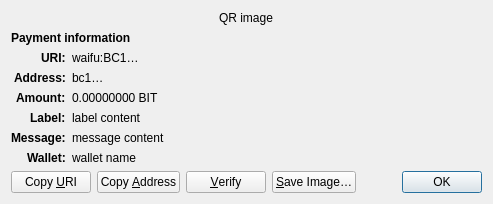
<?xml version="1.0" encoding="UTF-8"?>
<ui version="4.0">
 <class>ReceiveRequestDialog</class>
 <widget class="QDialog" name="ReceiveRequestDialog">
  <property name="geometry">
   <rect>
    <x>0</x>
    <y>0</y>
    <width>413</width>
    <height>229</height>
   </rect>
  </property>
  <property name="windowTitle">
   <string>Request payment to …</string>
  </property>
  <layout class="QGridLayout" name="gridLayout" columnstretch="0,1">
   <property name="sizeConstraint">
    <enum>QLayout::SetFixedSize</enum>
   </property>
   <item row="0" column="0" colspan="2" alignment="Qt::AlignHCenter">
    <widget class="QRImageWidget" name="qr_code">
     <property name="text">
      <string notr="true">QR image</string>
     </property>
     <property name="textInteractionFlags">
      <set>Qt::NoTextInteraction</set>
     </property>
    </widget>
   </item>
   <item row="1" column="0" colspan="2">
    <widget class="QLabel" name="payment_header">
     <property name="font">
      <font>
       <weight>75</weight>
       <bold>true</bold>
      </font>
     </property>
     <property name="text">
      <string>Payment information</string>
     </property>
     <property name="textInteractionFlags">
      <set>Qt::NoTextInteraction</set>
     </property>
    </widget>
   </item>
   <item row="2" column="0" alignment="Qt::AlignRight|Qt::AlignTop">
    <widget class="QLabel" name="uri_tag">
     <property name="font">
      <font>
       <weight>75</weight>
       <bold>true</bold>
      </font>
     </property>
     <property name="text">
      <string notr="true">URI:</string>
     </property>
     <property name="textFormat">
      <enum>Qt::PlainText</enum>
     </property>
     <property name="textInteractionFlags">
      <set>Qt::NoTextInteraction</set>
     </property>
    </widget>
   </item>
   <item row="2" column="1" alignment="Qt::AlignTop">
    <widget class="QLabel" name="uri_content">
     <property name="text">
      <string notr="true">waifu:BC1…</string>
     </property>
     <property name="textFormat">
      <enum>Qt::RichText</enum>
     </property>
     <property name="wordWrap">
      <bool>true</bool>
     </property>
     <property name="textInteractionFlags">
      <set>Qt::TextSelectableByMouse</set>
     </property>
    </widget>
   </item>
   <item row="3" column="0" alignment="Qt::AlignRight|Qt::AlignTop">
    <widget class="QLabel" name="address_tag">
     <property name="font">
      <font>
       <weight>75</weight>
       <bold>true</bold>
      </font>
     </property>
     <property name="text">
      <string>Address:</string>
     </property>
     <property name="textInteractionFlags">
      <set>Qt::NoTextInteraction</set>
     </property>
    </widget>
   </item>
   <item row="3" column="1" alignment="Qt::AlignTop">
    <widget class="QLabel" name="address_content">
     <property name="text">
      <string notr="true">bc1…</string>
     </property>
     <property name="textFormat">
      <enum>Qt::PlainText</enum>
     </property>
     <property name="textInteractionFlags">
      <set>Qt::TextSelectableByMouse</set>
     </property>
    </widget>
   </item>
   <item row="4" column="0" alignment="Qt::AlignRight|Qt::AlignTop">
    <widget class="QLabel" name="amount_tag">
     <property name="font">
      <font>
       <weight>75</weight>
       <bold>true</bold>
      </font>
     </property>
     <property name="text">
      <string>Amount:</string>
     </property>
     <property name="textInteractionFlags">
      <set>Qt::NoTextInteraction</set>
     </property>
    </widget>
   </item>
   <item row="4" column="1" alignment="Qt::AlignTop">
    <widget class="QLabel" name="amount_content">
     <property name="text">
      <string notr="true">0.00000000 BIT</string>
     </property>
     <property name="textFormat">
      <enum>Qt::PlainText</enum>
     </property>
     <property name="textInteractionFlags">
      <set>Qt::TextSelectableByMouse</set>
     </property>
    </widget>
   </item>
   <item row="5" column="0" alignment="Qt::AlignRight|Qt::AlignTop">
    <widget class="QLabel" name="label_tag">
     <property name="font">
      <font>
       <weight>75</weight>
       <bold>true</bold>
      </font>
     </property>
     <property name="text">
      <string>Label:</string>
     </property>
     <property name="textInteractionFlags">
      <set>Qt::NoTextInteraction</set>
     </property>
    </widget>
   </item>
   <item row="5" column="1" alignment="Qt::AlignTop">
    <widget class="QLabel" name="label_content">
     <property name="text">
      <string notr="true">label content</string>
     </property>
     <property name="textFormat">
      <enum>Qt::PlainText</enum>
     </property>
     <property name="wordWrap">
      <bool>true</bool>
     </property>
     <property name="textInteractionFlags">
      <set>Qt::TextSelectableByMouse</set>
     </property>
    </widget>
   </item>
   <item row="6" column="0" alignment="Qt::AlignRight|Qt::AlignTop">
    <widget class="QLabel" name="message_tag">
     <property name="font">
      <font>
       <weight>75</weight>
       <bold>true</bold>
      </font>
     </property>
     <property name="text">
      <string>Message:</string>
     </property>
     <property name="textInteractionFlags">
      <set>Qt::NoTextInteraction</set>
     </property>
    </widget>
   </item>
   <item row="6" column="1" alignment="Qt::AlignTop">
    <widget class="QLabel" name="message_content">
     <property name="text">
      <string notr="true">message content</string>
     </property>
     <property name="textFormat">
      <enum>Qt::PlainText</enum>
     </property>
     <property name="wordWrap">
      <bool>true</bool>
     </property>
     <property name="textInteractionFlags">
      <set>Qt::TextSelectableByMouse</set>
     </property>
    </widget>
   </item>
   <item row="7" column="0" alignment="Qt::AlignRight|Qt::AlignTop">
    <widget class="QLabel" name="wallet_tag">
     <property name="font">
      <font>
       <weight>75</weight>
       <bold>true</bold>
      </font>
     </property>
     <property name="text">
      <string>Wallet:</string>
     </property>
     <property name="textInteractionFlags">
      <set>Qt::NoTextInteraction</set>
     </property>
    </widget>
   </item>
   <item row="7" column="1" alignment="Qt::AlignTop">
    <widget class="QLabel" name="wallet_content">
     <property name="text">
      <string notr="true">wallet name</string>
     </property>
     <property name="textFormat">
      <enum>Qt::PlainText</enum>
     </property>
     <property name="wordWrap">
      <bool>true</bool>
     </property>
     <property name="textInteractionFlags">
      <set>Qt::TextSelectableByMouse</set>
     </property>
    </widget>
   </item>
   <item row="8" column="0" colspan="2">
    <layout class="QHBoxLayout" name="horizontalLayout">
     <item>
      <widget class="QPushButton" name="btnCopyURI">
       <property name="text">
        <string>Copy &amp;URI</string>
       </property>
       <property name="autoDefault">
        <bool>false</bool>
       </property>
      </widget>
     </item>
     <item>
      <widget class="QPushButton" name="btnCopyAddress">
       <property name="text">
        <string>Copy &amp;Address</string>
       </property>
       <property name="autoDefault">
        <bool>false</bool>
       </property>
      </widget>
     </item>
     <item>
      <widget class="QPushButton" name="btnVerify">
       <property name="text">
        <string>&amp;Verify</string>
       </property>
       <property name="toolTip">
        <string>Verify this address on e.g. a hardware wallet screen</string>
       </property>
       <property name="autoDefault">
        <bool>false</bool>
       </property>
      </widget>
     </item>
     <item>
      <widget class="QPushButton" name="btnSaveAs">
       <property name="text">
        <string>&amp;Save Image…</string>
       </property>
       <property name="autoDefault">
        <bool>false</bool>
       </property>
      </widget>
     </item>
     <item>
      <spacer name="horizontalSpacer_2">
       <property name="orientation">
        <enum>Qt::Horizontal</enum>
       </property>
       <property name="sizeHint" stdset="0">
        <size>
         <width>40</width>
         <height>20</height>
        </size>
       </property>
      </spacer>
     </item>
     <item>
      <widget class="QDialogButtonBox" name="buttonBox">
       <property name="focusPolicy">
        <enum>Qt::StrongFocus</enum>
       </property>
       <property name="standardButtons">
        <set>QDialogButtonBox::Ok</set>
       </property>
      </widget>
     </item>
    </layout>
   </item>
  </layout>
 </widget>
 <customwidgets>
  <customwidget>
   <class>QRImageWidget</class>
   <extends>QLabel</extends>
   <header>qt/qrimagewidget.h</header>
  </customwidget>
 </customwidgets>
 <tabstops>
  <tabstop>buttonBox</tabstop>
  <tabstop>btnCopyURI</tabstop>
  <tabstop>btnCopyAddress</tabstop>
  <tabstop>btnSaveAs</tabstop>
 </tabstops>
 <resources/>
 <connections>
  <connection>
   <sender>buttonBox</sender>
   <signal>accepted()</signal>
   <receiver>ReceiveRequestDialog</receiver>
   <slot>accept()</slot>
   <hints>
    <hint type="sourcelabel">
     <x>135</x>
     <y>230</y>
    </hint>
    <hint type="destinationlabel">
     <x>135</x>
     <y>126</y>
    </hint>
   </hints>
  </connection>
 </connections>
</ui>
